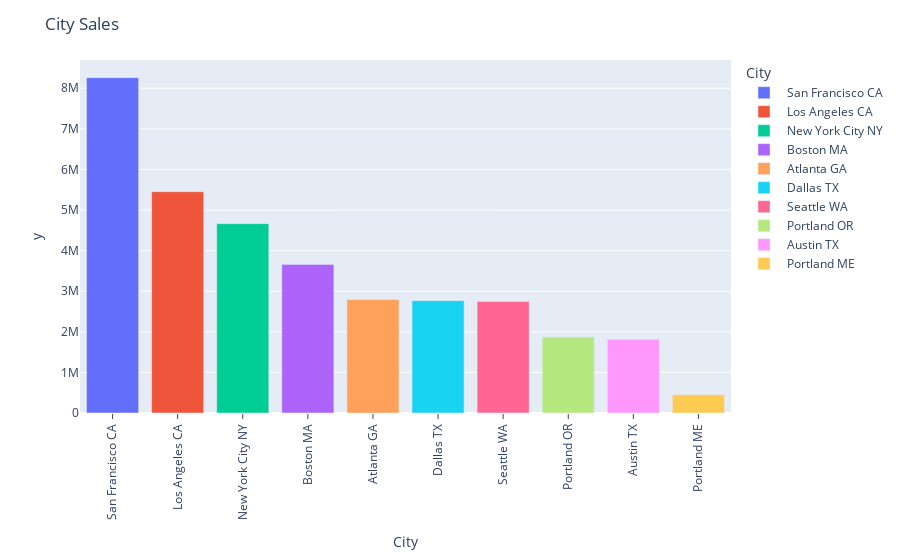

The cell this chart's notebook holds for it:
### Code cell
fig = px.bar(x=city_sales.index, y=city_sales.values, color=city_sales.index, labels={"color":"City"})
fig.update_xaxes(title = "City", ticks = "outside", tickangle=-90)
fig.update_layout(title = "City Sales",)
fig.show()

### Figure 1 — Plotly figure (JSON) as saved in the notebook; plotly's stock layout.template omitted (floating-point values rounded to 4 significant figures)
{"data": [{"alignmentgroup": "True", "hovertemplate": "City= San Francisco CA<br>x=%{x}<br>y=%{y}<extra></extra>", "legendgroup": " San Francisco CA", "marker": {"color": "#636efa", "pattern": {"shape": ""}}, "name": " San Francisco CA", "offsetgroup": " San Francisco CA", "orientation": "v", "showlegend": true, "textposition": "auto", "type": "bar", "x": [" San Francisco CA"], "xaxis": "x", "y": [8262000.0], "yaxis": "y"}, {"alignmentgroup": "True", "hovertemplate": "City= Los Angeles CA<br>x=%{x}<br>y=%{y}<extra></extra>", "legendgroup": " Los Angeles CA", "marker": {"color": "#EF553B", "pattern": {"shape": ""}}, "name": " Los Angeles CA", "offsetgroup": " Los Angeles CA", "orientation": "v", "showlegend": true, "textposition": "auto", "type": "bar", "x": [" Los Angeles CA"], "xaxis": "x", "y": [5453000.0], "yaxis": "y"}, {"alignmentgroup": "True", "hovertemplate": "City= New York City NY<br>x=%{x}<br>y=%{y}<extra></extra>", "legendgroup": " New York City NY", "marker": {"color": "#00cc96", "pattern": {"shape": ""}}, "name": " New York City NY", "offsetgroup": " New York City NY", "orientation": "v", "showlegend": true, "textposition": "auto", "type": "bar", "x": [" New York City NY"], "xaxis": "x", "y": [4664000.0], "yaxis": "y"}, {"alignmentgroup": "True", "hovertemplate": "City= Boston MA<br>x=%{x}<br>y=%{y}<extra></extra>", "legendgroup": " Boston MA", "marker": {"color": "#ab63fa", "pattern": {"shape": ""}}, "name": " Boston MA", "offsetgroup": " Boston MA", "orientation": "v", "showlegend": true, "textposition": "auto", "type": "bar", "x": [" Boston MA"], "xaxis": "x", "y": [3662000.0], "yaxis": "y"}, {"alignmentgroup": "True", "hovertemplate": "City= Atlanta GA<br>x=%{x}<br>y=%{y}<extra></extra>", "legendgroup": " Atlanta GA", "marker": {"color": "#FFA15A", "pattern": {"shape": ""}}, "name": " Atlanta GA", "offsetgroup": " Atlanta GA", "orientation": "v", "showlegend": true, "textposition": "auto", "type": "bar", "x": [" Atlanta GA"], "xaxis": "x", "y": [2795000.0], "yaxis": "y"}, {"alignmentgroup": "True", "hovertemplate": "City= Dallas TX<br>x=%{x}<br>y=%{y}<extra></extra>", "legendgroup": " Dallas TX", "marker": {"color": "#19d3f3", "pattern": {"shape": ""}}, "name": " Dallas TX", "offsetgroup": " Dallas TX", "orientation": "v", "showlegend": true, "textposition": "auto", "type": "bar", "x": [" Dallas TX"], "xaxis": "x", "y": [2768000.0], "yaxis": "y"}, {"alignmentgroup": "True", "hovertemplate": "City= Seattle WA<br>x=%{x}<br>y=%{y}<extra></extra>", "legendgroup": " Seattle WA", "marker": {"color": "#FF6692", "pattern": {"shape": ""}}, "name": " Seattle WA", "offsetgroup": " Seattle WA", "orientation": "v", "showlegend": true, "textposition": "auto", "type": "bar", "x": [" Seattle WA"], "xaxis": "x", "y": [2748000.0], "yaxis": "y"}, {"alignmentgroup": "True", "hovertemplate": "City= Portland OR<br>x=%{x}<br>y=%{y}<extra></extra>", "legendgroup": " Portland OR", "marker": {"color": "#B6E880", "pattern": {"shape": ""}}, "name": " Portland OR", "offsetgroup": " Portland OR", "orientation": "v", "showlegend": true, "textposition": "auto", "type": "bar", "x": [" Portland OR"], "xaxis": "x", "y": [1871000.0], "yaxis": "y"}, {"alignmentgroup": "True", "hovertemplate": "City= Austin TX<br>x=%{x}<br>y=%{y}<extra></extra>", "legendgroup": " Austin TX", "marker": {"color": "#FF97FF", "pattern": {"shape": ""}}, "name": " Austin TX", "offsetgroup": " Austin TX", "orientation": "v", "showlegend": true, "textposition": "auto", "type": "bar", "x": [" Austin TX"], "xaxis": "x", "y": [1820000.0], "yaxis": "y"}, {"alignmentgroup": "True", "hovertemplate": "City= Portland ME<br>x=%{x}<br>y=%{y}<extra></extra>", "legendgroup": " Portland ME", "marker": {"color": "#FECB52", "pattern": {"shape": ""}}, "name": " Portland ME", "offsetgroup": " Portland ME", "orientation": "v", "showlegend": true, "textposition": "auto", "type": "bar", "x": [" Portland ME"], "xaxis": "x", "y": [449800.0], "yaxis": "y"}], "layout": {"barmode": "relative", "legend": {"title": {"text": "City"}, "tracegroupgap": 0}, "margin": {"t": 60}, "title": {"text": "City Sales"}, "xaxis": {"anchor": "y", "domain": [0, 1], "tickangle": -90, "ticks": "outside", "title": {"text": "City"}}, "yaxis": {"anchor": "x", "domain": [0, 1], "title": {"text": "y"}}}}
